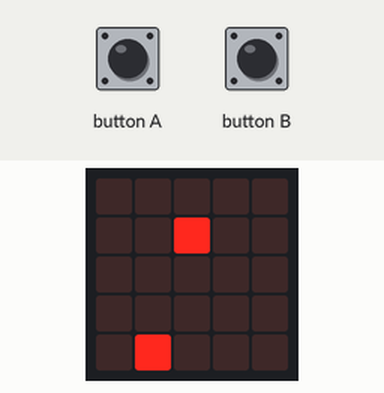
This program was run on a simulated BBC micro:bit (MakeCode). Parts: the board's 5×5 LED display. The inputs (shaded band) are chosen by the test bench. Random numbers come from a fixed seed.

Above: at 1.6 s.
1.7 s: button A pressed for 0.15 s
At 3.4 s:
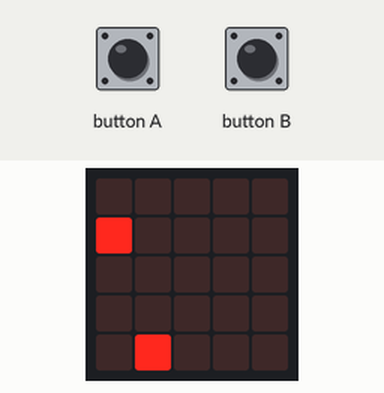
4.5 s: button B pressed for 0.15 s
At 6.2 s:
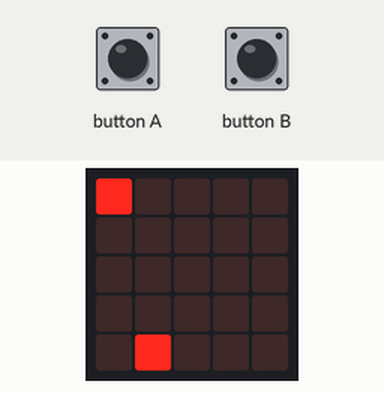
6.5 s: button B pressed for 0.15 s
At 7.9 s:
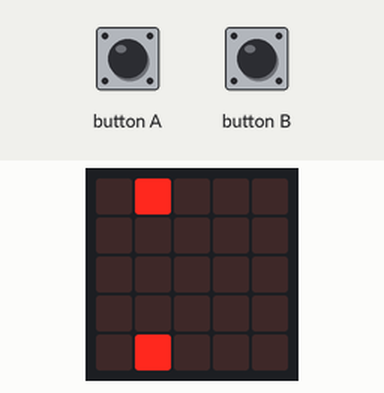
9.6 s: button B pressed for 0.15 s
At 11.0 s:
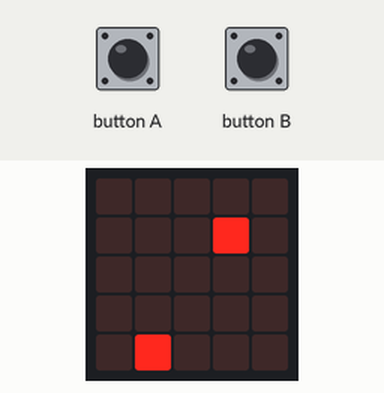
12.7 s: button A pressed for 0.15 s
At 13.7 s:
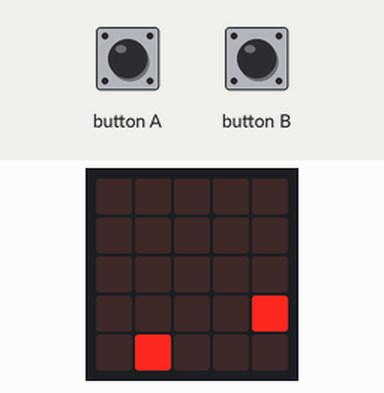
14.7 s: button A pressed for 0.15 s
At 18.5 s:
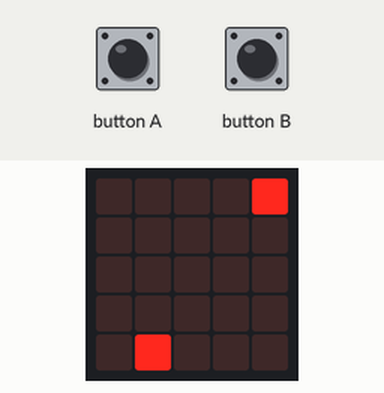
Timing chart, 0 to 18.8 s (numbered marks = the images above; inputs shaded):
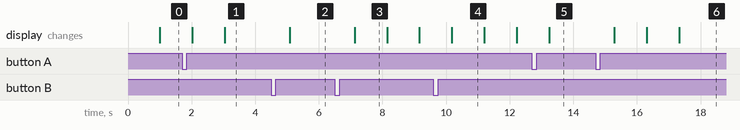

Measured:
- after the input at 4.5 s, the display: changes after 0.58 s (image 2)
- after the input at 6.5 s, the display: changes after 0.62 s (image 3)
- after the input at 14.7 s, the display: first changes after 0.59 s (image 6 shows a later state)
- what the display in image 3 shows lasts 1.0 s, from 7.1 s to 8.1 s

The program:

main.ts
```typescript
input.onButtonPressed(Button.A, function () {
    sprite.turn(Direction.Left, 90)
})
input.onButtonPressed(Button.B, function () {
    sprite.turn(Direction.Right, 90)
})
let apppelsprite: game.LedSprite = null
let sprite: game.LedSprite = null
sprite = game.createSprite(2, 2)
sprite.turn(Direction.Left, 90)
let appel = 0
game.setScore(0)
basic.forever(function () {
    basic.pause(1000)
    sprite.move(1)
})
basic.forever(function () {
    if (appel == 0) {
        apppelsprite = game.createSprite(randint(0, 5), randint(0, 5))
        appel = 1
    }
    if (sprite.isTouching(apppelsprite)) {
        apppelsprite.delete()
        basic.pause(1100)
        appel = 0
        game.addScore(1)
    }
})
```

test.ts
```typescript
// tests gaan hier; deze zal niet worden gecompileerd wanneer dit pakket wordt gebruikt als extensie.
```
